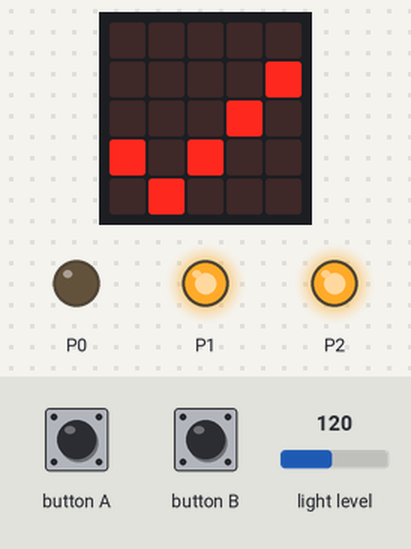
The program below on a simulated BBC micro:bit (MakeCode). Shown: the board's 5×5 LED display, output pins drawn as LEDs (lit = HIGH). Dashed ring = blinking. The inputs (shaded band) are chosen by the test bench; at power-on: light level 120.

Above: at 1.8 s.
1.9 s: button B pressed for 0.15 s
At 2.5 s:
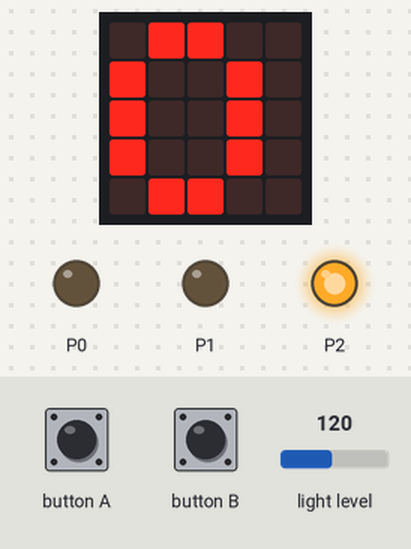
3.5 s: button A pressed for 0.15 s
At 3.8 s:
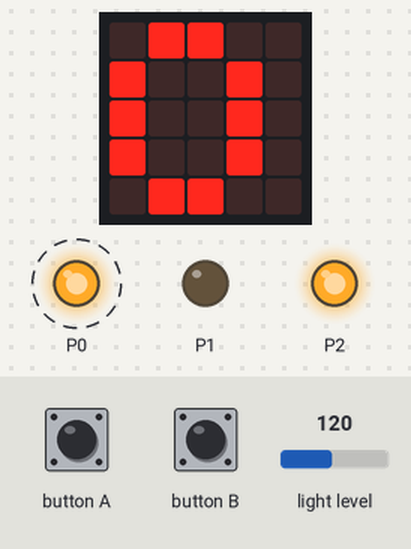
4.2 s: button B pressed for 0.15 s
At 5.5 s:
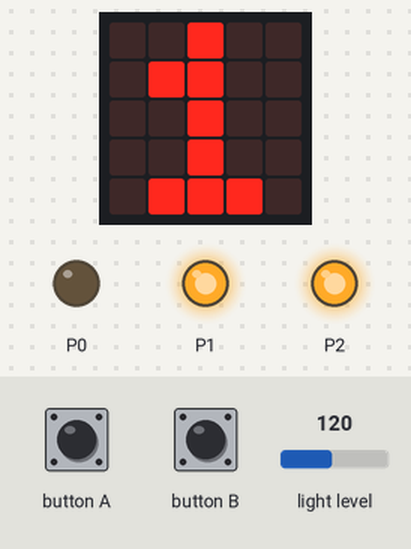
Timing chart, 0 to 7.2 s (numbered marks = the images above; inputs shaded):
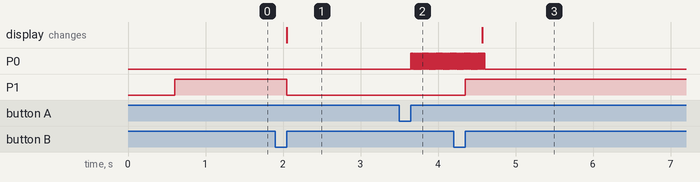

Measured:
- after the input at 1.9 s, P1: HIGH → LOW after 0.15 s; the display: changes after 0.15 s (image 1)
- after the input at 3.5 s, P0: alternates HIGH for 0.01 s and LOW for 0.01 s, starting after 0.15 s
- after the input at 4.2 s, P1: LOW → HIGH after 0.15 s; the display: changes after 0.37 s (image 3)

The program:

main.ts
```typescript
/**
 */
input.onButtonPressed(Button.A, function () {
    if (input.lightLevel() < 75) {
        Angle = 0
    } else {
        Angle = 1
    }
    pins.digitalWritePin(DigitalPin.P2, Angle)
    for (let index = 0; index < 48; index++) {
        pins.digitalWritePin(DigitalPin.P0, 1)
        basic.pause(10)
        pins.digitalWritePin(DigitalPin.P0, 0)
        basic.pause(10)
    }
})
input.onButtonPressed(Button.B, function () {
    if (Retning == 0) {
        Retning = 1
    } else {
        Retning = 0
    }
    pins.digitalWritePin(DigitalPin.P1, Retning)
    basic.showNumber(Retning)
})
let Angle = 0
let Retning = 0
basic.showIcon(IconNames.Yes)
Retning = 1
Angle = 1
pins.digitalWritePin(DigitalPin.P1, Retning)
pins.digitalWritePin(DigitalPin.P2, Angle)
```

test.ts
```typescript
// tests gaan hier; deze zal niet worden gecompileerd wanneer dit pakket wordt gebruikt als extensie.
```
